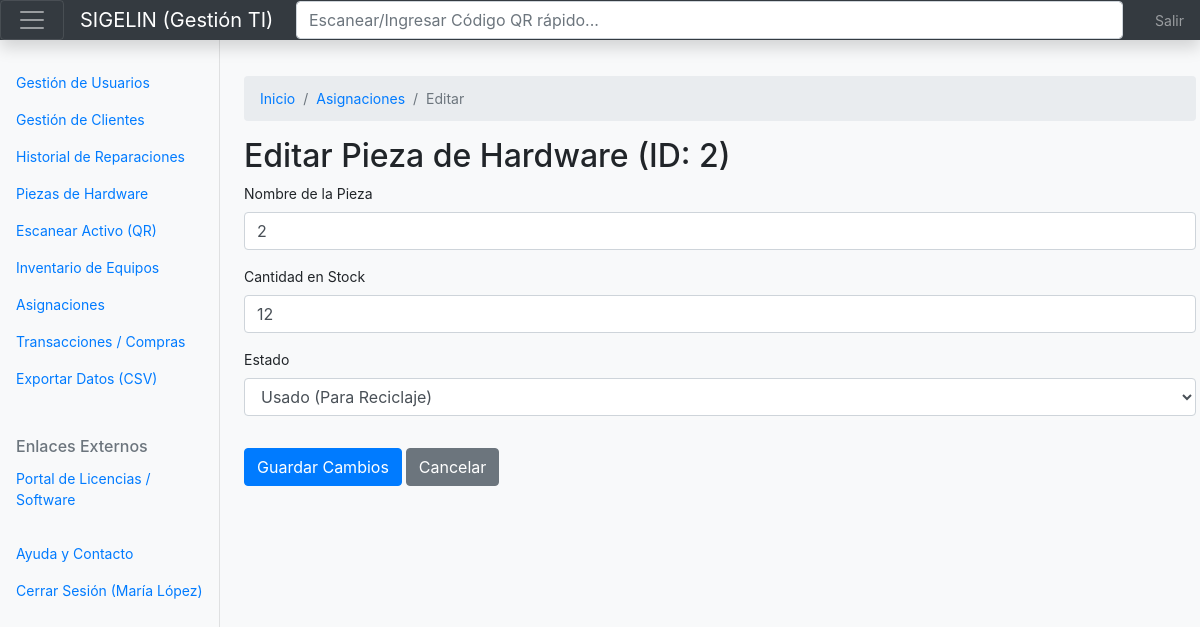
/editar_piezas.php?id=2 (signed in), run on the app's committed database.
### tables this page shows
CREATE TABLE IF NOT EXISTS `piezahardware` (
  `id_pieza` int NOT NULL AUTO_INCREMENT,
  `nombre` varchar(200) NOT NULL,
  `cantidad` int NOT NULL,
  `estado` enum('Nuevo','Usado','Agotado') DEFAULT NULL,
  PRIMARY KEY (`id_pieza`)
);

### editar_piezas.php (the view, shortened to what this page needs)
<?php
$db = new Database();
$conn = $db->dbConnection();
$id_pieza = $_GET['id'] ?? null;
$stmt = $conn->prepare("SELECT * FROM piezahardware WHERE id_pieza = :id");
$stmt->execute([':id' => $id_pieza]);
$pieza = $stmt->fetch(PDO::FETCH_ASSOC);
?>
<!DOCTYPE html>
<html lang="es">
<?php require_once 'includes/head.php'; ?>
<body>
<?php require_once 'includes/header.php'; ?>
<div class="container-fluid">
    <div class="row">
        <?php require_once 'includes/sidebar.php'; ?>
        <main class="col-md-9 ms-sm-auto col-lg-10 px-4">
            <nav aria-label="breadcrumb" class="mt-3">
              <ol class="breadcrumb">
                <li class="breadcrumb-item"><a href="index.php">Inicio</a></li>
                <li class="breadcrumb-item"><a href="asignaciones.php">Asignaciones</a></li>
                <li class="breadcrumb-item active" aria-current="page">Editar</li>
              </ol>
            </nav>
            <h2 class="mt-3">Editar Pieza de Hardware (ID: <?= $id_pieza ?>)</h2>
            <form method="post">
                <div class="form-group mb-3">
                    <label>Nombre de la Pieza</label>
                    <input type="text" name="nombre" class="form-control" required value="<?= htmlspecialchars($pieza['nombre']); ?>" maxlength="200">
                </div>
                <div class="form-group mb-3">
                    <label>Cantidad en Stock</label>
                    <input type="number" name="cantidad" class="form-control" required value="<?= $pieza['cantidad']; ?>" min="0">
                </div>
                <div class="form-group mb-3">
                    <label>Estado</label>
                    <select name="estado" class="form-control" required>
                        <option value="Usado" <?= $pieza['estado'] == 'Usado' ? 'selected' : '' ?>>Usado (Para Reciclaje)</option>
                    </select>
                </div>
                <button type="submit" class="btn btn-primary mt-3">Guardar Cambios</button>
                <a href="piezas.php" class="btn btn-secondary mt-3">Cancelar</a>
            </form>
        </main>
    </div>
</div>
</body>
</html>

### css/dashboard.css (style rules this page uses)
body { font-size: 0.875rem; background-color: #f8f9fa; }
@media (min-width: 768px) { main { margin-left: 220px; padding-top: 20px; } }

### data on the page
piezahardware: nombre "2", cantidad "12", estado "Usado (Para Reciclaje)"

### other printed values
$_SESSION['user_nombre'] "María López"
$id_pieza "2"
